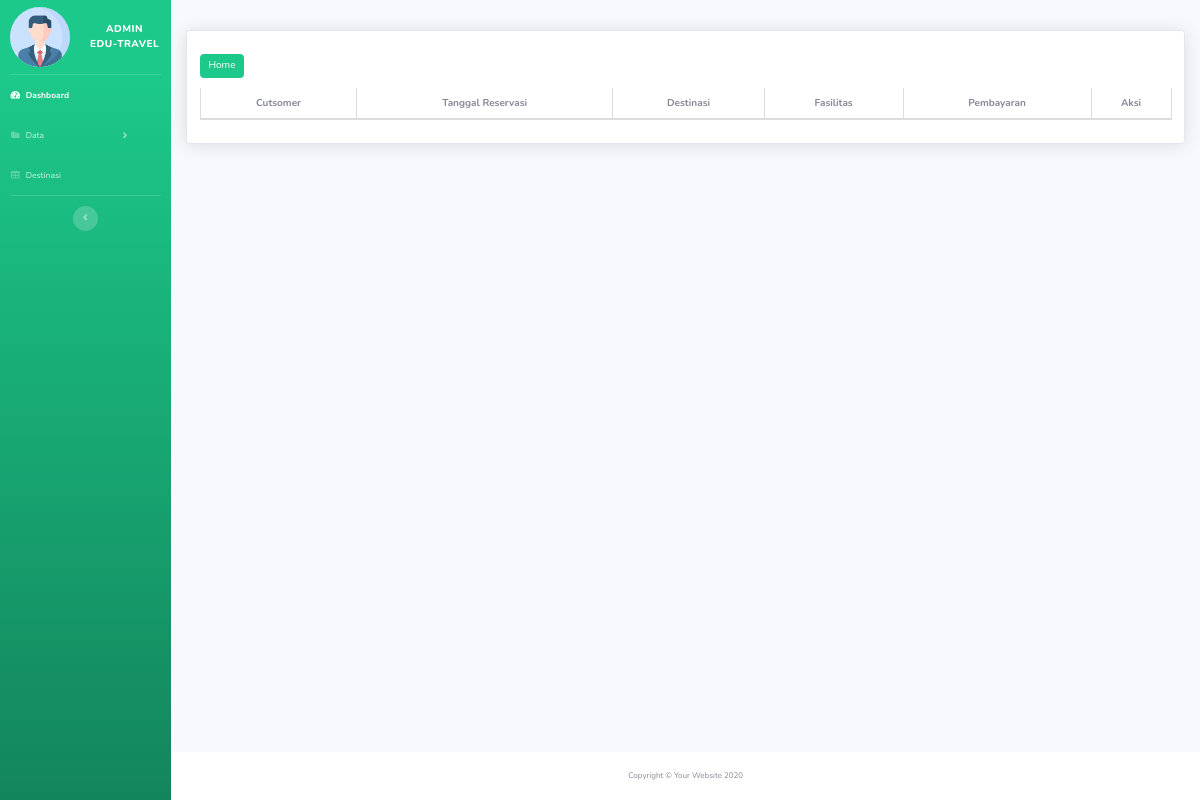
Page /travelling/admin_page/reservasi/reservasi.php (signed in) on the earlier database version.
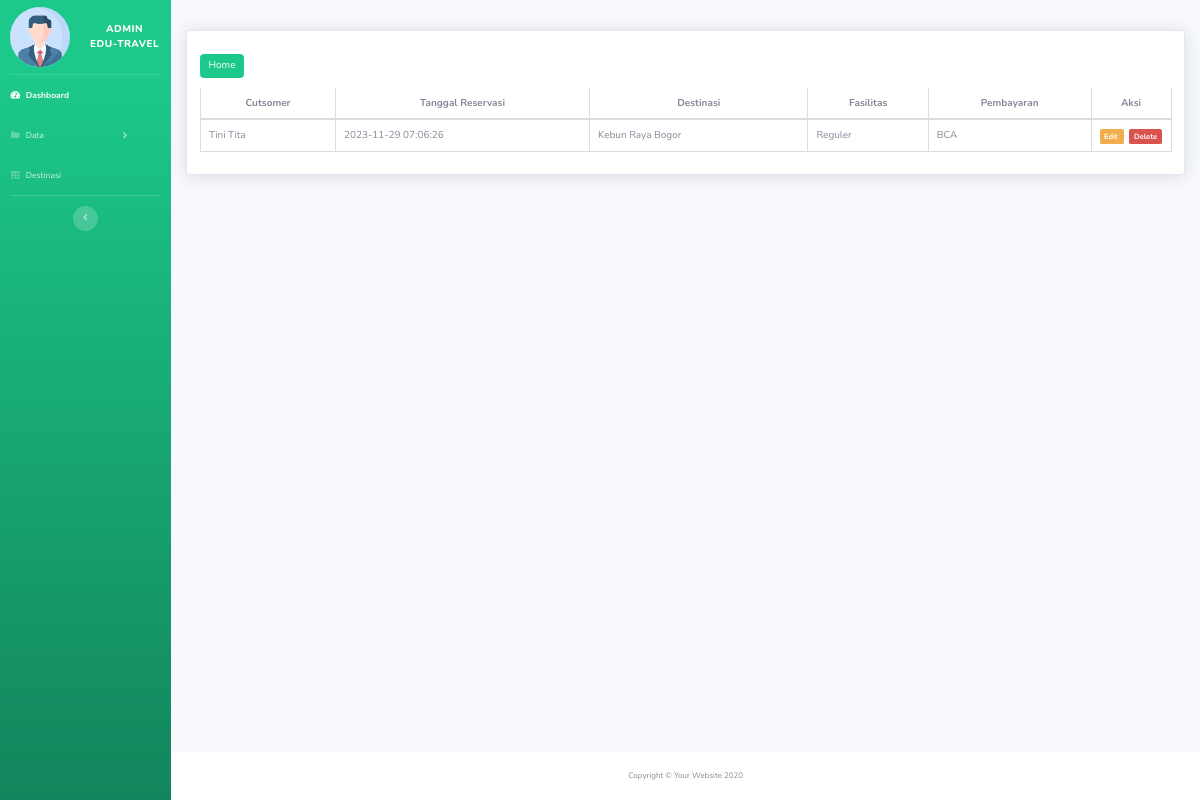
Same page on the later database version.
### tables this page shows
CREATE TABLE `reservasi` (
  `id_reservasi` int(11) NOT NULL,
  `id_customer` int(11) NOT NULL,
  `reservasi_tanggal` datetime NOT NULL,
  `id_destinasi` int(11) NOT NULL,
  `id_fasilitas` int(11) NOT NULL,
  `id_pembayaran` int(11) NOT NULL
);

CREATE TABLE `customer` (
  `id_customer` int(11) NOT NULL,
  `nama` varchar(50) NOT NULL,
  `email` varchar(50) NOT NULL,
  `telepon` varchar(13) NOT NULL
);

CREATE TABLE `destinasi` (
  `id_destinasi` int(11) NOT NULL,
  `nama_destinasi` varchar(100) NOT NULL,
  `gambar` text NOT NULL,
  `lokasi` varchar(250) NOT NULL,
  `harga` decimal(10,2) NOT NULL,
  `deskripsi` varchar(500) NOT NULL,
  `id_kategori` int(11) NOT NULL
);

CREATE TABLE `fasilitas` (
  `id_fasilitas` int(11) NOT NULL,
  `tipe` varchar(25) NOT NULL,
  `keterangan` varchar(500) NOT NULL
);

CREATE TABLE `pembayaran` (
  `id_pembayaran` int(11) NOT NULL,
  `metode` varchar(25) NOT NULL,
  `biaya_admin` int(11) NOT NULL
);

### travelling/admin_page/reservasi/reservasi.php (the view, shortened to what this page needs)
<!DOCTYPE html>
<html lang="en">
<head>
    <link href="../vendor/fontawesome-free/css/all.min.css" rel="stylesheet" type="text/css">
    <link rel="stylesheet" href="https://maxcdn.bootstrapcdn.com/bootstrap/3.4.1/css/bootstrap.min.css">
    <link href="../css/sb-admin-2.min.css" rel="stylesheet">
    <link href="../vendor/datatables/dataTables.bootstrap4.min.css" rel="stylesheet">
</head>
<body id="page-top">
    <div id="wrapper">
        <ul class="navbar-nav bg-gradient-success sidebar sidebar-dark accordion" id="accordionSidebar"
            style="width: 200px !important;">
            <br>
            <a class="sidebar-brand d-flex align-items-center" href="../index.php">
                <img src="../img/adminprofile.png" style="width: 60px; border-radius: 50%; margin-right: 20px;">
                <div class="sidebar-brand-text">Admin <br>Edu-Travel</div>
            </a>
            <br>
            <hr class="sidebar-divider my-0">
            <li class="nav-item active">
                <a class="nav-link" href="../index.php">
                    <i class="fas fa-fw fa-tachometer-alt"></i>
                    <span>Dashboard</span></a>
            </li>
            <li class="nav-item">
                <a class="nav-link collapsed" href="#" data-toggle="collapse" data-target="#collapsePages"
                    aria-expanded="true" aria-controls="collapsePages">
                    <i class="fas fa-fw fa-folder"></i>
                    <span>Data</span>
                </a>
            </li>
            <li class="nav-item">
                <a class="nav-link" href="../tables.php">
                    <i class="fas fa-fw fa-table"></i>
                    <span>Destinasi</span></a>
            </li>
            <hr class="sidebar-divider d-none d-md-block">
            <div class="text-center d-none d-md-inline">
                <button class="rounded-circle border-0" id="sidebarToggle"></button>
            </div>
        </ul>
        <div id="content-wrapper" class="d-flex flex-column">
            <div id="content">
                <div class="container">
                    <div class="card shadow mb-4 mt-5">
                        <div class="card-body">
                            <div class="table-responsive">
                                <a class="btn btn-success" style="margin-bottom:10px; margin-top:10px"
                                    href="../index.php">Home</a>
                                <table class="table table-bordered" id="dataTable" width="100%" cellspacing="0">
                                    <thead>
                                        <tr style="text-align: center;">
                                            <th>Cutsomer</th>
                                            <th>Tanggal Reservasi</th>
                                            <th>Destinasi</th>
                                            <th>Fasilitas</th>
                                            <th>Pembayaran</th>
                                            <th style="width: 80px;">Aksi</th>
                                        </tr>
                                    </thead>
                                    <tbody>
                                        <?php
                                        require_once '../../koneksi.php';
                                        $sql = "SELECT r.id_reservasi, r.reservasi_tanggal, c.id_customer, c.nama, d.id_destinasi, d.nama_destinasi, f.id_fasilitas, f.tipe, p.id_pembayaran, p.metode FROM reservasi AS r JOIN customer AS c ON r.id_customer=c.id_customer JOIN destinasi AS d ON r.id_destinasi=d.id_destinasi JOIN fasilitas AS f ON r.id_fasilitas=f.id_fasilitas JOIN pembayaran AS p ON r.id_pembayaran=p.id_pembayaran";
                                        $query = mysqli_query($koneksi, $sql);
                                        while ($data = mysqli_fetch_array($query)) {
                                            ?>
                                            <tr>
                                                <td>
                                                    <?= $data['nama']; ?>
                                                </td>
                                                <td>
                                                    <?= $data['reservasi_tanggal']; ?>
                                                </td>
                                                <td>
                                                    <?= $data['nama_destinasi']; ?>
                                                </td>
                                                <td>
                                                    <?= $data['tipe']; ?>
                                                </td>
                                                <td>
                                                    <?= $data['metode']; ?>
                                                </td>
                                                <td>
                                                    <a href="edit.php?id_reservasi=<?php echo $data["id_reservasi"] ?>"
                                                        class="label label-warning"> Edit
                                                    </a>
                                                    <a href="hapus.php?id_reservasi=<?php echo $data["id_reservasi"] ?>"
                                                        class="label label-danger"> Delete
                                                    </a>
                                                </td>
                                            </tr>
                                        <?php } ?>
                                    </tbody>
                                </table>
                            </div>
                        </div>
                    </div>
                </div>
            </div>
            <footer class="sticky-footer bg-white">
                <div class="container my-auto">
                    <div class="copyright text-center my-auto">
                        <span>Copyright &copy; Your Website 2020</span>
                    </div>
                </div>
            </footer>
        </div>
    </div>
</body>
</html>

Differences in the rows shown:
added reservasi: id_customer.nama "Tini Tita", reservasi_tanggal "2023-11-29 07:06:26", id_destinasi.nama_destinasi "Kebun Raya Bogor", id_fasilitas.tipe "Reguler", id_pembayaran.metode "BCA"
